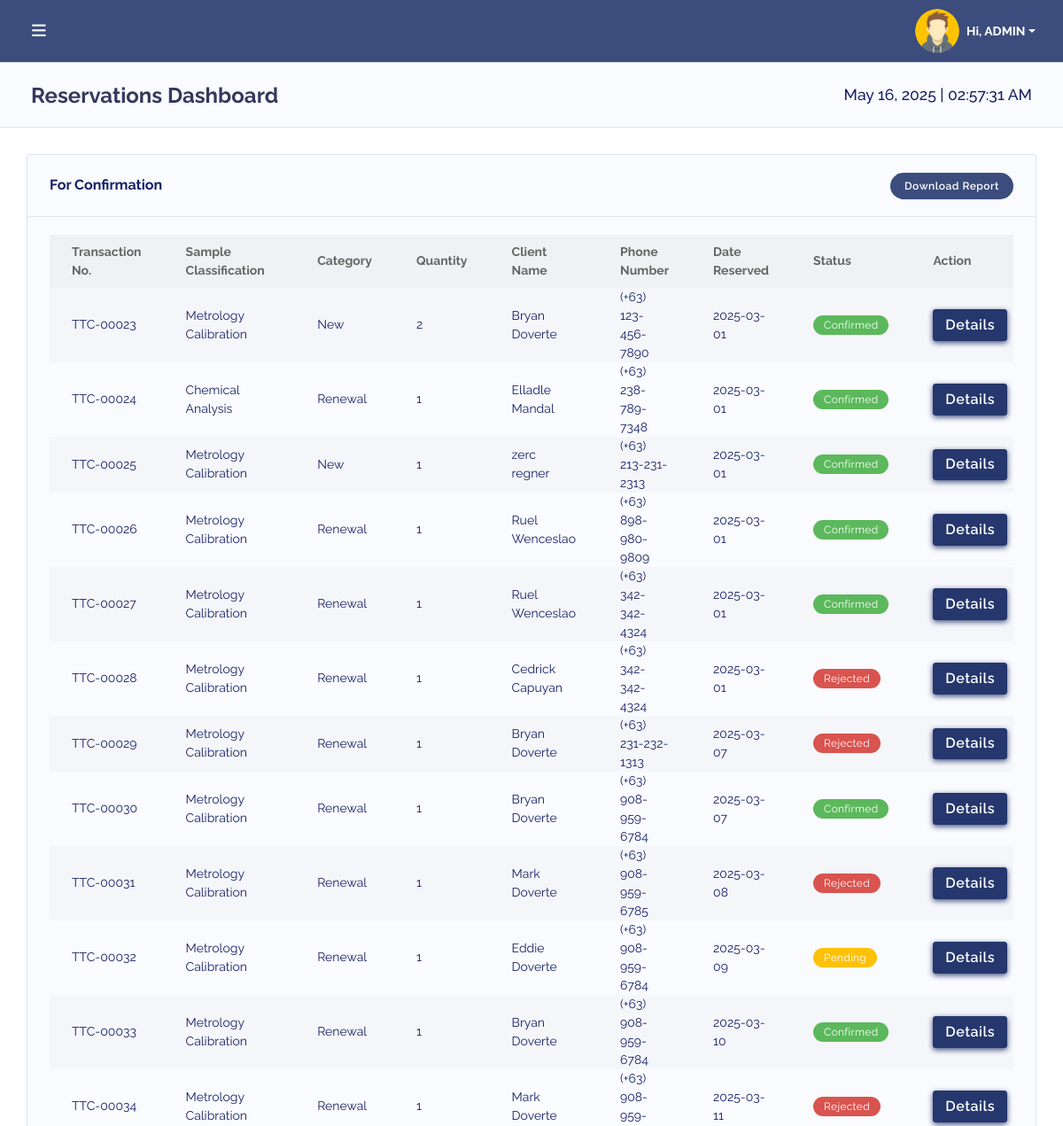
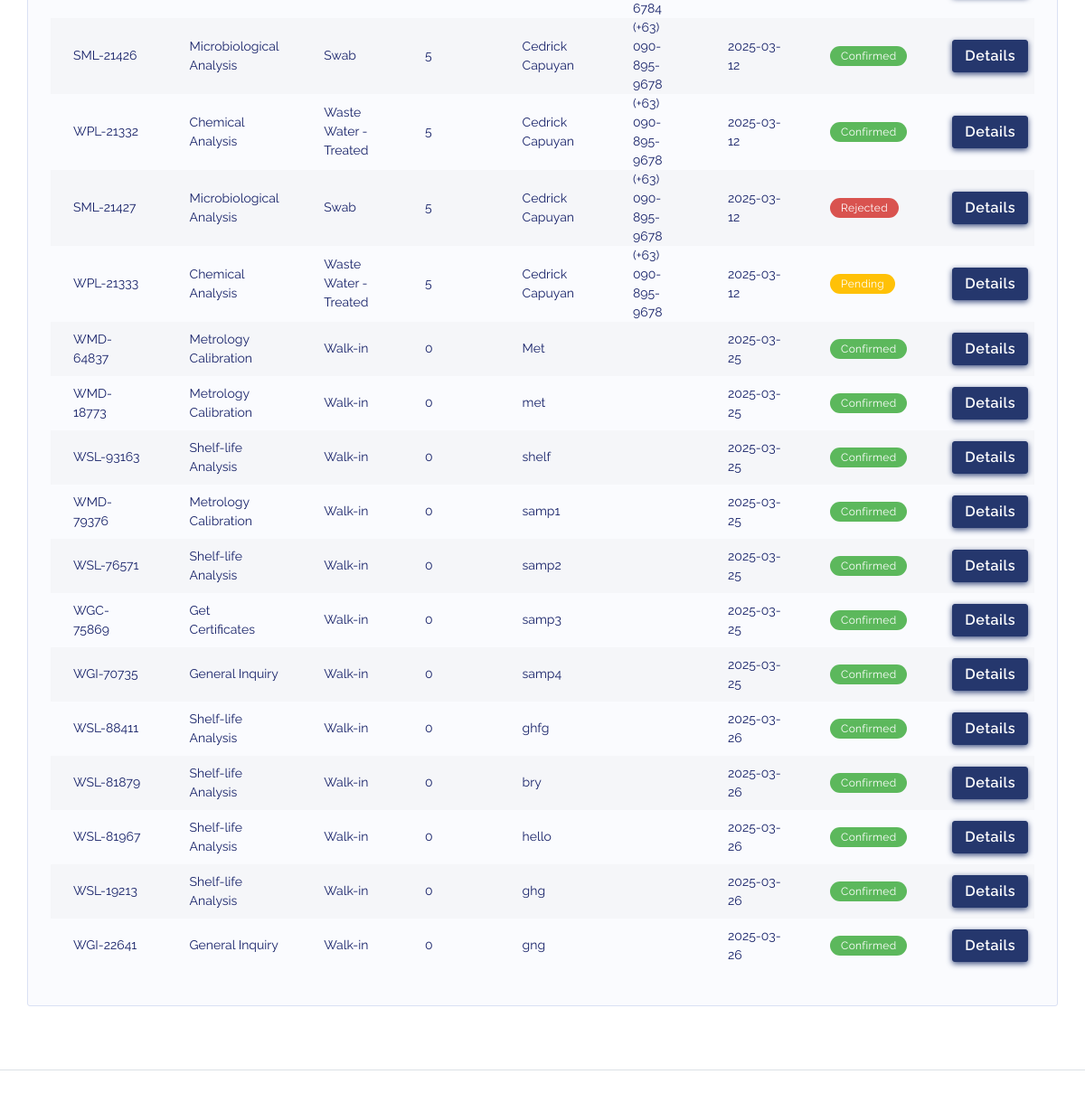
/index.php (signed in), run on the app's committed database (2 pictures, top to bottom).
### tables this page shows
CREATE TABLE `users` (
  `user_id` int(11) NOT NULL,
  `username` varchar(50) NOT NULL,
  `email` varchar(100) NOT NULL,
  `password` varchar(255) NOT NULL,
  `role` tinyint(1) NOT NULL DEFAULT 3 COMMENT '1 = Admin, 2 = Metrology Analyst, 3 = Chemical Analyst, 4 = Microbiological Analyst, 5 = Shelf-life Analyst',
  `code_name` varchar(100) DEFAULT NULL,
  `user_picture` varchar(255) DEFAULT NULL,
  `created_at` timestamp NOT NULL DEFAULT current_timestamp()
);

CREATE TABLE `submissions` (
  `id` int(11) NOT NULL,
  `submission_id` varchar(255) NOT NULL,
  `lab_id` int(11) NOT NULL,
  `unique_id` varchar(50) DEFAULT NULL,
  `submission_date` datetime NOT NULL,
  `full_name` varchar(255) DEFAULT NULL,
  `address` text DEFAULT NULL,
  `contact_number` varchar(50) DEFAULT NULL,
  `email_address` varchar(255) DEFAULT NULL,
  `quantity` int(11) DEFAULT NULL,
  `category` varchar(50) DEFAULT NULL,
  `request_type` varchar(100) DEFAULT NULL,
  `submission_date_selected` date DEFAULT NULL,
  `status` int(11) NOT NULL,
  `priority` int(11) DEFAULT 4,
  `queue` tinyint(1) NOT NULL DEFAULT 1
);

### index.php (the view, shortened to what this page needs)
<?php
include 'temp_db.php';
$user_role = $_SESSION['role'];
$labNames = [
    1 => 'Metrology Calibration',
    2 => 'Chemical Analysis',
    3 => 'Microbiological Analysis',
    4 => 'Shelf-life Analysis',
    5 => 'Get Certificates',
    6 => 'General Inquiry'
];
if (in_array($user_role, [1, 6, 7])) {
    $query = "SELECT unique_id, lab_id, category, full_name, contact_number, submission_date_selected, quantity, status FROM submissions";
} else {
    $lab_id = $user_role - 1;
    $query = "SELECT unique_id, lab_id, category, full_name, contact_number, submission_date_selected, quantity, status FROM submissions WHERE lab_id = $lab_id";
}
$result = $conn->query($query);
?>
<!DOCTYPE html>
<html lang="en">
<head>
    <?php include('includes/header.php'); ?>
    <link rel="stylesheet" href="assets/modules/datatables/datatables.min.css">
    <link rel="stylesheet" href="assets/modules/datatables/DataTables-1.10.16/css/dataTables.bootstrap4.min.css">
    <link rel="stylesheet" href="assets/modules/datatables/Select-1.2.4/css/select.bootstrap4.min.css">
</head>
<body class="layout-4">
    <div id="app">
        <div class="main-wrapper main-wrapper-1">
            <?php include('includes/topnav.php'); include('includes/sidebar.php'); ?>
            <div class="main-content">
                <section class="section">
                <div class="section-header d-flex justify-content-between align-items-center">
    <h1>Reservations Dashboard</h1>
    <div id="current-datetime" style="font-size: 1.1rem; font-weight: 500;"></div>
</div>
                    <div class="section-body">
                        <div class="row">
                            <div class="col-12">
                                <div class="card">
                                    <div class="card-header d-flex justify-content-between align-items-center">
                                        <h4>For Confirmation</h4>
                                        <button class="btn" style="background-color: #3b4c7d; color: white;" onclick="window.location.href='generate_pdf.php'">Download Report</button>
                                    </div>
                                    <div class="card-body">
                                        <div class="table-responsive">
                                            <table class="table table-striped v_center" id="table-1">
                                                <thead>
                                                    <tr>
                                                        <th>Transaction No.</th>
                                                        <th>Sample Classification</th>
                                                        <th>Category</th>
                                                        <th>Quantity</th>
                                                        <th>Client Name</th>
                                                        <th>Phone Number</th>
                                                        <th>Date Reserved</th>
                                                        <th>Status</th>
                                                        <th>Action</th>
                                                    </tr>
                                                </thead>
                                                <tbody>
                                                    <?php
                                                    if ($result->num_rows > 0) {
                                                        while ($row = $result->fetch_assoc()) {
                                                            $labName = isset($labNames[$row['lab_id']]) ? $labNames[$row['lab_id']] : 'Unknown';
                                                            switch ($row['status']) {
                                                                case 1:
                                                                    $statusBadge = '<div class="badge badge-warning">Pending</div>';
                                                                    break;
                                                                case 2:
                                                                    $statusBadge = '<div class="badge badge-success">Confirmed</div>';
                                                                    break;
                                                                case 3:
                                                                    $statusBadge = '<div class="badge badge-danger">Rejected</div>';
                                                                    break;
                                                            }
                                                            echo "<tr>
                                                                <td>{$row['unique_id']}</td>
                                                                <td>{$labName}</td>
                                                                <td>{$row['category']}</td>
                                                                <td>{$row['quantity']}</td>
                                                                <td>{$row['full_name']}</td>
                                                                <td>{$row['contact_number']}</td>
                                                                <td>{$row['submission_date_selected']}</td>
                                                                <td>{$statusBadge}</td>
                                                                <td><button class='btn btn-primary swal-button' data-id='{$row['unique_id']}'>Details</button></td>
                                                            </tr>";
                                                        }
                                                    } else {
                                                        echo "<tr><td colspan='9' class='text-center'>No reservations found</td></tr>";
                                                    }
                                                    ?>
                                                </tbody>
                                            </table>
                                        </div>
                                    </div>
                                </div>
                            </div>
                        </div>
                    </div>
                </section>
            </div>
            <?php include('includes/footer.php'); ?>
        </div>
    </div>
</body>
</html>

### includes/topnav.php (shortened to what this page needs)
<?php
include 'temp_db.php';
$user_id = $_SESSION['user_id'];
$query = $conn->prepare("SELECT code_name, user_picture FROM users WHERE user_id = ?");
$query->bind_param("i", $user_id);
$query->execute();
$query->bind_result($code_name, $user_picture);
$default_image = "uploads/default.png";
if (!empty($user_picture)) {
    if (!str_starts_with($user_picture, "uploads/")) {
        $user_picture = "uploads/" . $user_picture;
    }
} else {
    $user_picture = $default_image;
}
?>
<div class="navbar-bg"></div>
<nav class="navbar navbar-expand-lg main-navbar">
    <form class="form-inline mr-auto">
        <ul class="navbar-nav mr-3">
            <li><a href="#" data-toggle="sidebar" class="nav-link nav-link-lg"><i class="fas fa-bars"></i></a></li>
        </ul>
    </form>
    <ul class="navbar-nav navbar-right">
    <li class="dropdown">
    <a href="#" data-toggle="dropdown" class="nav-link dropdown-toggle nav-link-lg nav-link-user d-flex align-items-center">
        <img src="<?php echo htmlspecialchars($user_picture); ?>"
             class="rounded-circle mr-2"
             style="width: 50px; height: 50px; object-fit: cover;"
             alt="User Avatar">
        <span class="d-sm-inline d-none font-weight-bold" style="font-size: 14px;"> Hi,
            <?php echo htmlspecialchars($code_name); ?>
        </span>
    </a>
</li>
    </ul>
</nav>

### data on the page
users: code_name "ADMIN"
submissions: unique "TTC-00023", lab "Metrology Calibration", category "New", quantity "2", full_name "Bryan Doverte", contact_number "(+63) 123-456-7890", submission_date_selected "2025-03-01", status "Confirmed"
submissions: unique "TTC-00024", lab "Chemical Analysis", category "Renewal", quantity "1", full_name "Elladle Mandal", contact_number "(+63) 238-789-7348", submission_date_selected "2025-03-01", status "Confirmed"
submissions: unique "TTC-00025", lab "Metrology Calibration", category "New", quantity "1", full_name "zerc regner", contact_number "(+63) 213-231-2313", submission_date_selected "2025-03-01", status "Confirmed"
submissions: unique "TTC-00026", lab "Metrology Calibration", category "Renewal", quantity "1", full_name "Ruel Wenceslao", contact_number "(+63) 898-980-9809", submission_date_selected "2025-03-01", status "Confirmed"
submissions: unique "TTC-00027", lab "Metrology Calibration", category "Renewal", quantity "1", full_name "Ruel Wenceslao", contact_number "(+63) 342-342-4324", submission_date_selected "2025-03-01", status "Confirmed"
submissions: unique "TTC-00028", lab "Metrology Calibration", category "Renewal", quantity "1", full_name "Cedrick Capuyan", contact_number "(+63) 342-342-4324", submission_date_selected "2025-03-01", status "Rejected"
submissions: unique "TTC-00029", lab "Metrology Calibration", category "Renewal", quantity "1", full_name "Bryan Doverte", contact_number "(+63) 231-232-1313", submission_date_selected "2025-03-07", status "Rejected"
submissions: unique "TTC-00030", lab "Metrology Calibration", category "Renewal", quantity "1", full_name "Bryan Doverte", contact_number "(+63) 908-959-6784", submission_date_selected "2025-03-07", status "Confirmed"
submissions: unique "TTC-00031", lab "Metrology Calibration", category "Renewal", quantity "1", full_name "Mark Doverte", contact_number "(+63) 908-959-6785", submission_date_selected "2025-03-08", status "Rejected"
submissions: unique "TTC-00032", lab "Metrology Calibration", category "Renewal", quantity "1", full_name "Eddie Doverte", contact_number "(+63) 908-959-6784", submission_date_selected "2025-03-09", status "Pending"
submissions: unique "TTC-00033", lab "Metrology Calibration", category "Renewal", quantity "1", full_name "Bryan Doverte", contact_number "(+63) 908-959-6784", submission_date_selected "2025-03-10", status "Confirmed"
submissions: unique "TTC-00034", lab "Metrology Calibration", category "Renewal", quantity "1", full_name "Mark Doverte", contact_number "(+63) 908-959-6784", submission_date_selected "2025-03-11", status "Rejected"
submissions: unique "SML-21426", lab "Microbiological Analysis", category "Swab", quantity "5", full_name "Cedrick Capuyan", contact_number "(+63) 090-895-9678", submission_date_selected "2025-03-12", status "Confirmed"
submissions: unique "WPL-21332", lab "Chemical Analysis", category "Waste Water - Treated", quantity "5", full_name "Cedrick Capuyan", contact_number "(+63) 090-895-9678", submission_date_selected "2025-03-12", status "Confirmed"
submissions: unique "SML-21427", lab "Microbiological Analysis", category "Swab", quantity "5", full_name "Cedrick Capuyan", contact_number "(+63) 090-895-9678", submission_date_selected "2025-03-12", status "Rejected"
submissions: unique "WPL-21333", lab "Chemical Analysis", category "Waste Water - Treated", quantity "5", full_name "Cedrick Capuyan", contact_number "(+63) 090-895-9678", submission_date_selected "2025-03-12", status "Pending"
submissions: unique "WMD-64837", lab "Metrology Calibration", category "Walk-in", quantity "0", full_name "Met", submission_date_selected "2025-03-25", status "Confirmed"
submissions: unique "WMD-18773", lab "Metrology Calibration", category "Walk-in", quantity "0", full_name "met", submission_date_selected "2025-03-25", status "Confirmed"
submissions: unique "WSL-93163", lab "Shelf-life Analysis", category "Walk-in", quantity "0", full_name "shelf", submission_date_selected "2025-03-25", status "Confirmed"
submissions: unique "WMD-79376", lab "Metrology Calibration", category "Walk-in", quantity "0", full_name "samp1", submission_date_selected "2025-03-25", status "Confirmed"
submissions: unique "WSL-76571", lab "Shelf-life Analysis", category "Walk-in", quantity "0", full_name "samp2", submission_date_selected "2025-03-25", status "Confirmed"
submissions: unique "WGC-75869", lab "Get Certificates", category "Walk-in", quantity "0", full_name "samp3", submission_date_selected "2025-03-25", status "Confirmed"
submissions: unique "WGI-70735", lab "General Inquiry", category "Walk-in", quantity "0", full_name "samp4", submission_date_selected "2025-03-25", status "Confirmed"
submissions: unique "WSL-88411", lab "Shelf-life Analysis", category "Walk-in", quantity "0", full_name "ghfg", submission_date_selected "2025-03-26", status "Confirmed"
submissions: unique "WSL-81879", lab "Shelf-life Analysis", category "Walk-in", quantity "0", full_name "bry", submission_date_selected "2025-03-26", status "Confirmed"
submissions: unique "WSL-81967", lab "Shelf-life Analysis", category "Walk-in", quantity "0", full_name "hello", submission_date_selected "2025-03-26", status "Confirmed"
submissions: unique "WSL-19213", lab "Shelf-life Analysis", category "Walk-in", quantity "0", full_name "ghg", submission_date_selected "2025-03-26", status "Confirmed"
submissions: unique "WGI-22641", lab "General Inquiry", category "Walk-in", quantity "0", full_name "gng", submission_date_selected "2025-03-26", status "Confirmed"
